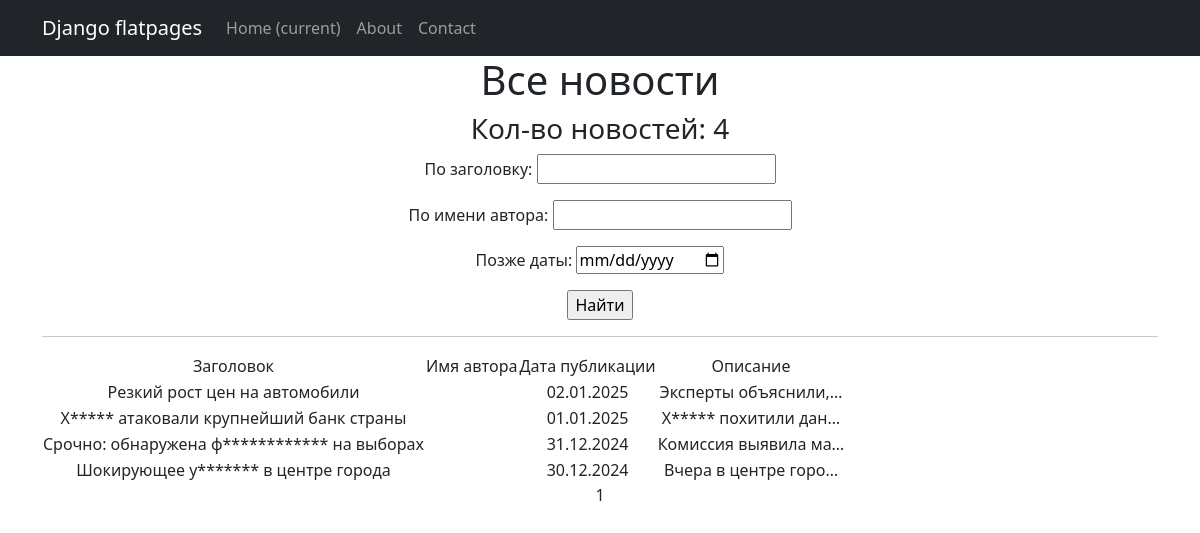
Page /news/search/ on the earlier database version.
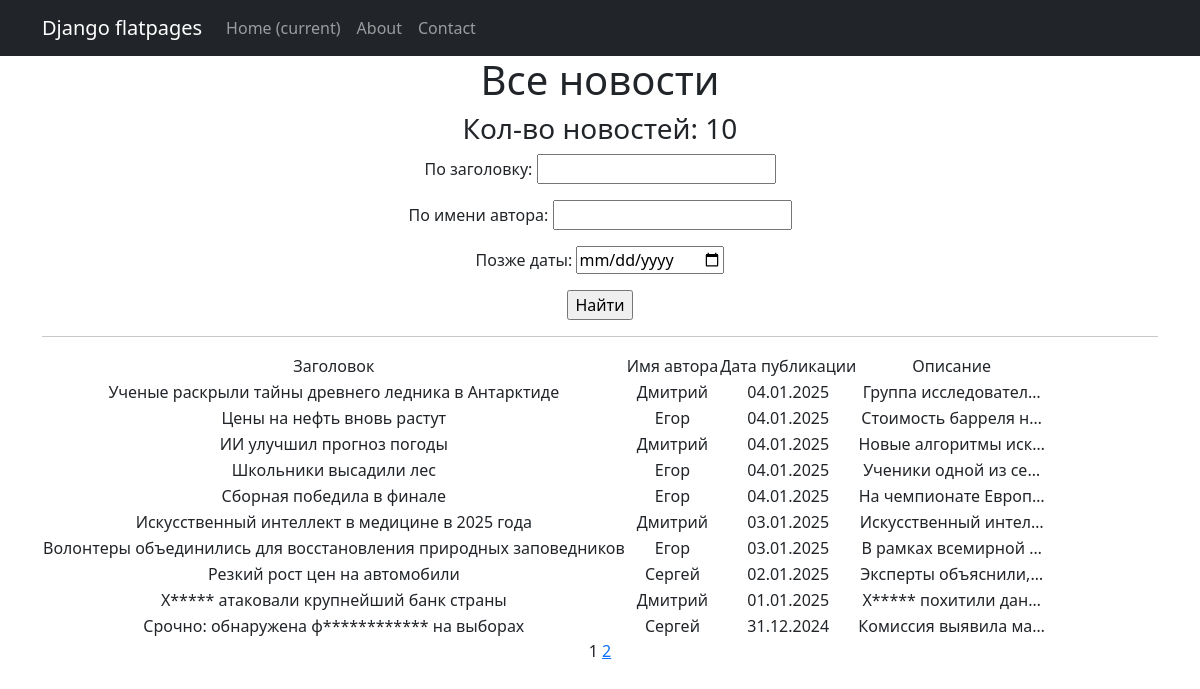
Same page on the later database version.
### models_app/models.py (models this page shows, shortened)
class Post(models.Model):
    ARTICLE = 'AR'
    NEWS = 'NW'
    POST_TYPE_CHOICES = [
        (ARTICLE, 'Article'),
        (NEWS, 'News'),
    ]
    author = models.ForeignKey(Author, on_delete=models.CASCADE, related_name='posts')
    post_type = models.CharField(max_length=2, choices=POST_TYPE_CHOICES, default=ARTICLE)
    created_at = models.DateTimeField(auto_now_add=True)
    categories = models.ManyToManyField(Category, related_name='posts')
    title = models.CharField(max_length=255)
    content = models.TextField()
    rating = models.IntegerField(default=0)

class Author(models.Model):
    user = models.OneToOneField(User, on_delete=models.CASCADE)
    rating = models.IntegerField(default=0)

### models_app/views.py (the view)
# urls.py: path('news/search/', NewsListSearch.as_view(), name='news_search'),
class NewsListSearch(ListView):
    model = Post
    template_name = 'news_list_search.html'
    context_object_name = 'news_list'
    paginate_by = 10
    def get_queryset(self):
        queryset = Post.objects.filter(post_type='NW').order_by('-created_at')
        self.filterset = NewsFilter(self.request.GET, queryset)
        return self.filterset.qs
    def get_context_data(self, **kwargs):
        context = super().get_context_data(**kwargs)
        context['filterset'] = self.filterset
        return context

### models_app/templatetags/custom_filters.py (called while the page is built)
@register.filter()
def censor(string):
    bad_words = ["убийство", "фальсификация", "хакеры"]
    if not isinstance(string, str):
        raise ValueError("Фильтр 'censor' можно применять только к строкам.")
    cleaned_string = ''.join(char for char in string if char.isalnum() or char.isspace()) #очистка строки от спец символов (!,$, и т.д.)
    words = cleaned_string.split()
    for word in words:
        if word.lower() in bad_words:
            censored_word = word[0] + "*" * (len(word) - 1)
            string = string.replace(word, censored_word)
    return string

@register.simple_tag(takes_context=True)
def url_replace(context, **kwargs):
   d = context['request'].GET.copy()
   for k, v in kwargs.items():
       d[k] = v
   return d.urlencode()

### templates/news_list_search.html (shortened to what this page needs)
{% extends 'flatpages/default.html' %}
{% load custom_filters %}
{% block content %}
<h1> Все новости </h1>
<h3> Кол-во новостей: {{ news_list|length }} </h3>
<form method="get">
    {{ filterset.form.as_p }}
    <input type="submit" value="Найти"/>
</form>
<hr>
{% if news_list %}
    <table>
           <tr>
               <td>Заголовок</td>
               <td>Имя автора</td>
               <td>Дата публикации</td>
               <td>Описание</td>
           </tr>
           {% for news in news_list %}
           <tr>
               <td>{{ news.title|censor }}</td>
               <td>{{ news.author.user.first_name }}</td>
               <td>{{ news.created_at|date:'d.m.Y' }}</td>
               <td>{{ news.content|censor|truncatechars:20 }}</td>
           </tr>
           {% endfor %}
       </table>
{% else %}
    <h2> Новостей нет! </h2>
{% endif %}
   {{ page_obj.number }}
   {% if page_obj.has_next %}
       <a href="?{% url_replace page=page_obj.next_page_number %}">{{ page_obj.next_page_number }}</a>
   {% endif %}
{% endblock content %}

Differences in the rows shown:
no longer on this page (row unchanged): Post: title|censor "Шокирующее у******* в центре города", created_at "30.12.2024", content|censor "Вчера в центре горо…"
added Post: title|censor "Ученые раскрыли тайны древнего ледника в Антарктиде", author.user.first_name "Дмитрий", created_at "04.01.2025", content|censor "Группа исследовател…"
added Post: title|censor "Цены на нефть вновь растут", author.user.first_name "Егор", created_at "04.01.2025", content|censor "Стоимость барреля н…"
added Post: title|censor "ИИ улучшил прогноз погоды", author.user.first_name "Дмитрий", created_at "04.01.2025", content|censor "Новые алгоритмы иск…"
added Post: title|censor "Школьники высадили лес", author.user.first_name "Егор", created_at "04.01.2025", content|censor "Ученики одной из се…"
added Post: title|censor "Сборная победила в финале", author.user.first_name "Егор", created_at "04.01.2025", content|censor "На чемпионате Европ…"
added Post: title|censor "Искусственный интеллект в медицине в 2025 года", author.user.first_name "Дмитрий", created_at "03.01.2025", content|censor "Искусственный интел…"
added Post: title|censor "Волонтеры объединились для восстановления природных заповедников", author.user.first_name "Егор", created_at "03.01.2025", content|censor "В рамках всемирной …"
changed through a linked row, Post "Резкий рост цен на автомобили": author.user.first_name (not shown) → "Сергей"
changed Post "Х***** атаковали крупнейший банк страны": author.user.first_name (not shown) → "Дмитрий"
changed through a linked row, Post "Срочно: обнаружена ф************ на выборах": author.user.first_name (not shown) → "Сергей"
Other differences:
{{ news_list|length }}: "4" → "10"
{{ page_obj.next_page_number }}: (not shown) → "2"
